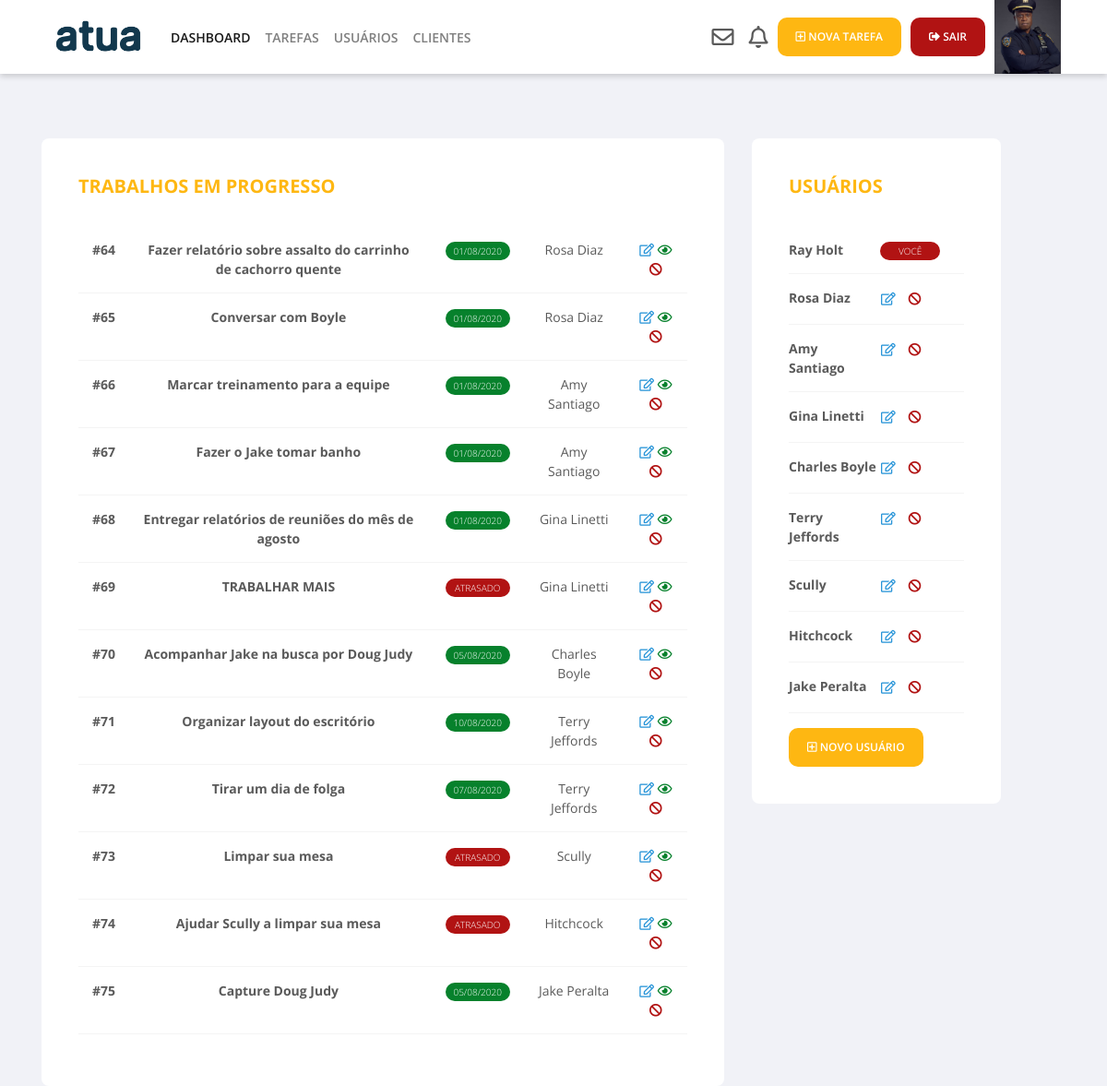
/views/dashAdmin.php (signed in), run on the app's committed database.
### tables this page shows
CREATE TABLE `tb_task` (
  `id_task` int(11) NOT NULL,
  `name_task` varchar(100) NOT NULL,
  `date_task` datetime NOT NULL,
  `resp_task` varchar(50) NOT NULL,
  `desc_task` varchar(500) NOT NULL
);

CREATE TABLE `tb_user` (
  `id_user` int(5) NOT NULL,
  `name` varchar(50) NOT NULL,
  `email` varchar(50) NOT NULL,
  `login` varchar(20) NOT NULL,
  `password` varchar(12) NOT NULL,
  `admin` varchar(2) NOT NULL,
  `photo` varchar(1000) NOT NULL
);

### controllers/calcDate.php (called while the page is built, shortened)
<?php
function formatDate($date){
    return date("d/m/Y", strtotime($date));
}

### views/dashAdmin.php (the view, shortened to what this page needs)
<?php
include('../controllers/calcDate.php');
$name_user = $_SESSION['name_user'];
$consultTask = $link->query("SELECT * FROM tb_task") or die($link->error);
$consultUser = $link->query("SELECT * FROM tb_user WHERE name != '$name_user'") or die($link->error);
$currentDate = strtotime(date('Y-m-d'));
?>
<!DOCTYPE html>
<html lang="pt-br">
<head>
    <link rel="stylesheet" href="https://pro.fontawesome.com/releases/v5.10.0/css/all.css"
/>
    <link href="https://stackpath.bootstrapcdn.com/bootstrap/4.5.0/css/bootstrap.min.css" rel="stylesheet"
>
    <link rel="stylesheet" href="css/dashboard.css">
</head>
<body>
    <nav class="navbar navbar-expand-lg navbar-light menu">
        <a class="navbar-brand" href="#"><img src="img/logo/logo-navbar.png" alt=""></a>
        <div class="collapse navbar-collapse menu-items" id="navbarSupportedContent">
            <ul class="navbar-nav mr-auto">
                <li class="nav-item active">
                    <a class="nav-link" href="#">Dashboard</a>
                </li>
                <li class="nav-item">
                    <a class="nav-link" href="#">Tarefas</a>
                </li>
                <li class="nav-item">
                    <a class="nav-link" href="#">Usuários</a>
                </li>
                <li class="nav-item">
                    <a class="nav-link" href="#">Clientes</a>
                </li>
            </ul>
            <div class="menu-icons">
                <a href="#"><i class="far fa-envelope"></i></a>
                <a href="#"><i class="far fa-bell"></i></a>
            </div>
            <form class="form-inline my-2 my-lg-0 menu-buttons">
                <a href="registerTask.php"><button class="btn btn-outline-success my-2 my-sm-0 btn-task" type="button"><i class="far fa-plus-square"></i> Nova Tarefa</button></a>
                <button class="btn btn-outline-success my-2 my-sm-0 btn-exit" type="button" data-toggle="modal" data-target="#exit"><i class="fas fa-sign-out-alt"></i> Sair</button>
            </form>
            <div class="user-photo"></div>
        </div>
    </nav>
    <main>
        <div class="container">
            <div class="row">
                <div class="col-md-12 col-sm-12 dashboard">
                    <div class="col-md-8 col-sm-8 tasks">
                        <h3>Trabalhos em progresso</h3>
                        <div class="task-table">
                            <table class="table table-bordered">
                                <tbody>
                                    <?php while($dado = $consultTask->fetch_array()){ ?>
                                    <tr>
                                        <td class="task-id">#<?php echo $dado["id_task"]; ?></td>
                                        <td class="task-name"><?php echo $dado["name_task"]; ?></td>
                                        <td>
                                            <span class="status badge ml-1 bg-atr">
                                                <?php
                                                    $dateBD = substr($dado['date_task'], 0, 10);
                                                    $result = strtotime($dateBD) - $currentDate;
                                                    if($result < 0){
                                                        echo "ATRASADO";
                                                    }
                                                    else if($result > 0){
                                                        echo formatDate($dateBD);
                                                    }
                                                    else{
                                                        echo "HOJE";
                                                    }
                                                ?>
                                            </span>
                                        </td>
                                        <td class="resp-name"><?php echo $dado["resp_task"]; ?></td>
                                        <td>
                                            <a href="edit.php?id=<?php echo $dado["id_task"]; ?>"><i class="far fa-edit"></i></a>
                                            <i class="far fa-eye" data-toggle="modal" data-target="#detailsTask<?php echo $dado['id_task']; ?>"></i>
                                            <i class="fas fa-ban" data-toggle="modal" data-target="#removeTask"></i>
                                        </td>
                                    </tr>
                                    <?php } ?>
                                </tbody>
                            </table>
                        </div>
                    </div>
                    <div class="col-md-4 col-sm-4 users">
                        <h3>Usuários</h3>
                        <div class="task-table">
                            <table class="table table-bordered table-sm mb-3">
                                <tbody>
                                <tr>
                                    <td class="task-id td-name"><?php echo $_SESSION['name_user'] ?></td>
                                    <td><span class="badge ml-1 badge-danger bg-atr">Você</span></td>
                                </tr>
                                <?php while($dado = $consultUser->fetch_array()){ ?>
                                    <tr>
                                        <td class="task-id td-name"><?php echo $dado['name'] ?></td>
                                        <td class="td-edit">
                                            <a href="editUser.php?id=<?php echo $dado["id_user"]; ?>"><i class="far fa-edit"></i></a>
                                            <i class="fas fa-ban" data-toggle="modal" data-target="#removeUser<?php echo $dado['id_user']; ?>"></i>
                                        </td>
                                    </tr>
                                <?php } ?>
                                </tbody>
                            </table>
                            <form class="form-inline my-2 my-lg-0 menu-buttons">
                                <a href="registerUser.php"><button class="btn btn-outline-success my-2 my-sm-0 btn-task" type="button"><i class="far fa-plus-square"></i> Novo usuário</button></a>
                            </form>
                        </div>
                    </div>
                </div>
            </div>
        </div>
    </main>
</body>
</html>

### views/css/dashboard.css (style rules this page uses)
* { padding: 0; margin: 0; }
html, body { font-family: 'Open Sans', sans-serif; background-color: #F1F2F7; }
.menu, .user-photo { height: 80px; }
.menu { background-color: #FFF; padding: 15px 50px; color: #5A5A5A; text-transform: uppercase; font-size: 14px; font-weight: 600; box-shadow: 0px 3px 6px #00000029; margin-bottom: 70px; }
.menu a { transition: 0.2s ease; }
.menu-items { background-color: #FFF; }
.menu-icons { font-size: 24px; }
.menu-icons i, .menu-buttons button { margin-right: 10px; }
.menu-buttons button { border: none; border-radius: 10px; padding: 12px 20px; text-transform: uppercase; font-weight: 600; font-size: 12px; color: #FFF; }
.btn-task { background-color: #FEB712; transition: 0.3s ease; }
.btn-exit { background-color: #B11313; transition: 0.3s ease; }
.user-photo { width: 72px; }
.tasks, .users { background-color: #FFF; padding: 40px; border-radius: 8px; }
.tasks h3, .users h3 { text-transform: uppercase; color: #FEB712; font-weight: bold; font-size: 20px; margin-bottom: 31px; }
.tasks { float: left; width: 870px; }
.task-id, .task-name { font-weight: bold; }
.task-table td, .task-table table { border: none; }
.task-table td { border-bottom: 1px solid #F4F4F4; color: #5A5A5A; font-size: 14px; text-align: center; height: 36px; padding: 15px; }
.task-table span { width: 70px; padding: 5px; border-radius: 10px; font-size: 10px; font-weight: 300; text-transform: uppercase; color: #FFF }
.bg-atr { background-color: #B11313; }
.bg-dat { background-color: #07812C; }
.fa-edit, .fa-eye, .fa-ban { transition: 0.2s ease; }
.fa-edit { color: #2995D8; }
.fa-eye { color: #07812C; }
.fa-ban { color: #B11313; }
.fa-envelope, .fa-bell { color: #5A5A5A; transition: 0.2s ease; }
.users { display: inline-block; width: 270px; margin-left: 30px; }
.users td { text-align: left; padding: 15px 0px; }
.users .td-name { width: 150px; }
.users .td-edit { width: 150px; }
.users .td-edit i { margin: 5px; }
.users span { display: inline; padding: 3px 20px; }

### data on the page
tb_task: id_task "64", name_task "Fazer relatório sobre assalto do carrinho de cachorro quente", date_task "01/08/2020", resp_task "Rosa Diaz"
tb_task: id_task "65", name_task "Conversar com Boyle", date_task "01/08/2020", resp_task "Rosa Diaz"
tb_task: id_task "66", name_task "Marcar treinamento para a equipe", date_task "01/08/2020", resp_task "Amy Santiago"
tb_task: id_task "67", name_task "Fazer o Jake tomar banho", date_task "01/08/2020", resp_task "Amy Santiago"
tb_task: id_task "68", name_task "Entregar relatórios de reuniões do mês de agosto", date_task "01/08/2020", resp_task "Gina Linetti"
tb_task: id_task "69", name_task "TRABALHAR MAIS", shows "ATRASADO", resp_task "Gina Linetti"
tb_task: id_task "70", name_task "Acompanhar Jake na busca por Doug Judy", date_task "05/08/2020", resp_task "Charles Boyle"
tb_task: id_task "71", name_task "Organizar layout do escritório", date_task "10/08/2020", resp_task "Terry Jeffords"
tb_task: id_task "72", name_task "Tirar um dia de folga", date_task "07/08/2020", resp_task "Terry Jeffords"
tb_task: id_task "73", name_task "Limpar sua mesa", shows "ATRASADO", resp_task "Scully"
tb_task: id_task "74", name_task "Ajudar Scully a limpar sua mesa", shows "ATRASADO", resp_task "Hitchcock"
tb_task: id_task "75", name_task "Capture Doug Judy", date_task "05/08/2020", resp_task "Jake Peralta"
tb_user: name "Rosa Diaz"
tb_user: name "Amy Santiago"
tb_user: name "Gina Linetti"
tb_user: name "Charles Boyle"
tb_user: name "Terry Jeffords"
tb_user: name "Scully"
tb_user: name "Hitchcock"
tb_user: name "Jake Peralta"

### other printed values
$_SESSION['name_user'] "Ray Holt"
